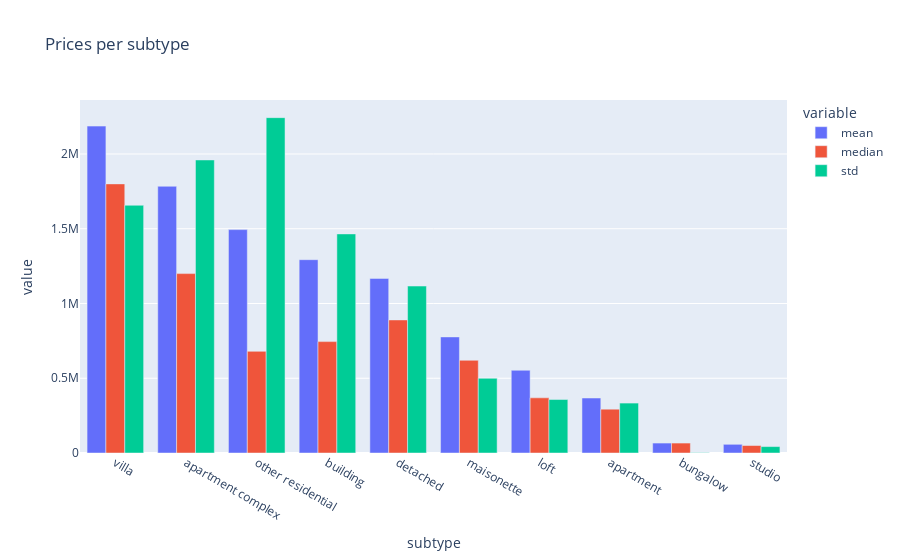

Notebook code for this chart:
### Markdown cell above
### Prices per subtype

### Code cell
subtype=data[['price','subtype']]
subtype
subtype=subtype.groupby(['subtype']).agg({"price": [np.mean, np.median,np.std ]})
subtype=subtype.sort_values([('price', 'mean')], ascending=False)
subtype=subtype.droplevel(0, axis=1)
fig = px.bar(subtype, x=subtype.index, y=["mean", "median", "std"], title="Prices per subtype")
fig.update_layout(barmode='group')
fig.show()

### Figure 1 — Plotly figure (JSON) as saved in the notebook; plotly's stock layout.template omitted (floating-point values rounded to 4 significant figures)
{"data": [{"alignmentgroup": "True", "hovertemplate": "variable=mean<br>subtype=%{x}<br>value=%{y}<extra></extra>", "legendgroup": "mean", "marker": {"color": "#636efa", "pattern": {"shape": ""}}, "name": "mean", "offsetgroup": "mean", "orientation": "v", "showlegend": true, "textposition": "auto", "type": "bar", "x": ["villa", "apartment complex", "other residential", "building", "detached", "maisonette", "loft", "apartment", "bungalow", "studio"], "xaxis": "x", "y": [2187000.0, 1784000.0, 1494000.0, 1293000.0, 1168000.0, 776500.0, 553300.0, 367900.0, 66500, 58110.0], "yaxis": "y"}, {"alignmentgroup": "True", "hovertemplate": "variable=median<br>subtype=%{x}<br>value=%{y}<extra></extra>", "legendgroup": "median", "marker": {"color": "#EF553B", "pattern": {"shape": ""}}, "name": "median", "offsetgroup": "median", "orientation": "v", "showlegend": true, "textposition": "auto", "type": "bar", "x": ["villa", "apartment complex", "other residential", "building", "detached", "maisonette", "loft", "apartment", "bungalow", "studio"], "xaxis": "x", "y": [1800000, 1200000, 680000, 745000, 890000, 620000, 369000, 293000, 66500, 50000], "yaxis": "y"}, {"alignmentgroup": "True", "hovertemplate": "variable=std<br>subtype=%{x}<br>value=%{y}<extra></extra>", "legendgroup": "std", "marker": {"color": "#00cc96", "pattern": {"shape": ""}}, "name": "std", "offsetgroup": "std", "orientation": "v", "showlegend": true, "textposition": "auto", "type": "bar", "x": ["villa", "apartment complex", "other residential", "building", "detached", "maisonette", "loft", "apartment", "bungalow", "studio"], "xaxis": "x", "y": [1657000.0, 1960000.0, 2243000.0, 1465000.0, 1117000.0, 499700.0, 357600.0, 334000.0, 2121.0, 42890.0], "yaxis": "y"}], "layout": {"barmode": "group", "legend": {"title": {"text": "variable"}, "tracegroupgap": 0}, "title": {"text": "Prices per subtype"}, "xaxis": {"anchor": "y", "domain": [0, 1], "title": {"text": "subtype"}}, "yaxis": {"anchor": "x", "domain": [0, 1], "title": {"text": "value"}}}}
